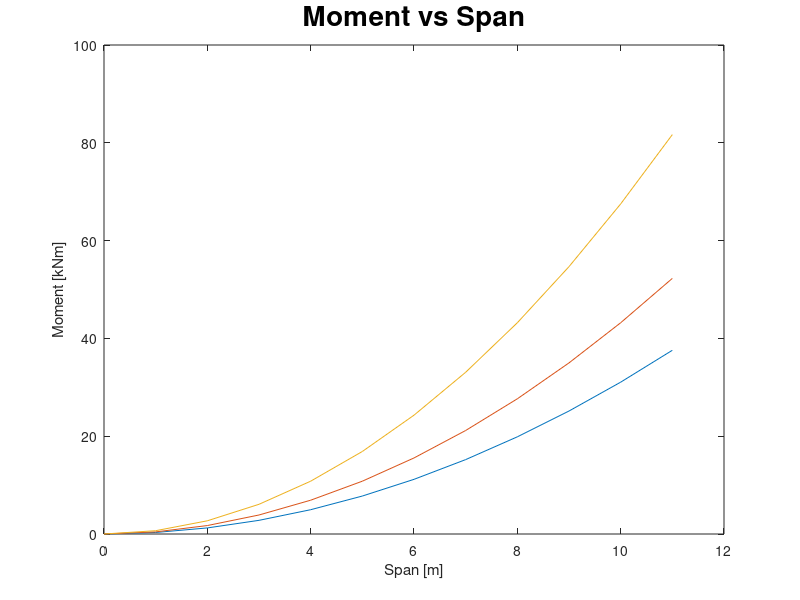

The MATLAB source for this figure:
Cpe=1.2
qz=[0.69,0.96,1.5]			%kPa
pn=Cpe*qz		%kPa
s=3             %m
w=pn*s			%kN/m
L=6				%m
M=(L^2/8)*w		%kNm
L=0:1:11
M=zeros(3,12)
printf('Start Loop\n')
for i=1:3
    for j=1:1:12
        printf('%d %d %8.3f\n',i,j,L(j))
        M(i,j)=w(i)*L(j)^2/8
    end
end
plot(L,M)
title('Moment vs Span','fontsize',20);
xlabel('Span [m]')
ylabel('Moment [kNm]')
